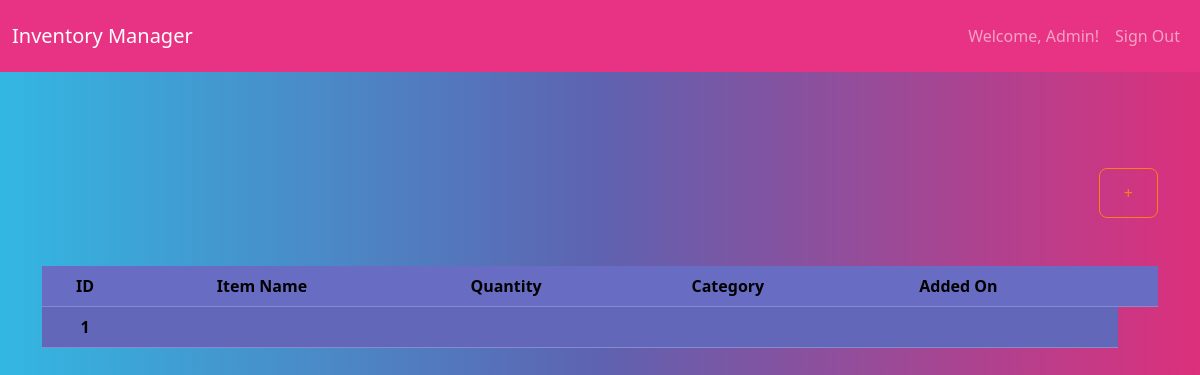
The app's page /dashboard/ (signed in), older data.
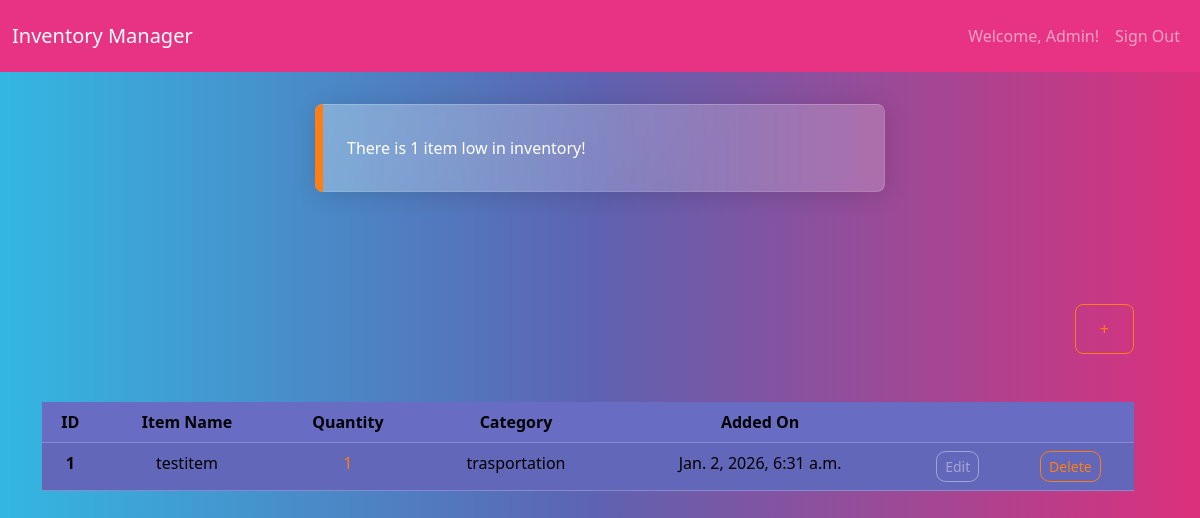
The same page, newer data.
### inventory/models.py (models this page shows, shortened)
class InventoryItem(models.Model):
    name = models.CharField(max_length=100)
    quantity = models.PositiveIntegerField()
    category = models.ForeignKey('Category', on_delete=models.SET_NULL, null=True, blank=True)
    added_on = models.DateTimeField(auto_now_add=True)
    user = models.ForeignKey(User, on_delete=models.CASCADE)

class Category(models.Model):
    name = models.CharField(max_length=100)
    def __str__(self):
        return self.name

### inventory/views.py (the view)
# urls.py: path('dashboard/', views.Dashboard.as_view(), name='dashboard'),
class Dashboard(LoginRequiredMixin,View):
    def get(self, request):
        items=InventoryItem.objects.filter(user=self.request.user.id).order_by('id')
        low_inventory=InventoryItem.objects.filter(
            user=self.request.user.id,
            quantity__lte=LOW_QUANTITY)
        if low_inventory.count()>0:
            if low_inventory.count()>1:
                messages.error(request,f'There are {low_inventory.count()} items low in inventory!')
            else:
                messages.error(request,f'There is {low_inventory.count()} item low in inventory!')
        low_inventory_ids=InventoryItem.objects.filter(
            user=self.request.user.id,
            quantity__lte=LOW_QUANTITY).values_list('id',flat=True)
        return render(request, 'inventory/dashboard.html', {'items':items, 'low_inventory_ids':low_inventory_ids})

### inventory/templates/inventory/dashboard.html (shortened to what this page needs)
{% extends "inventory/base.html" %}
{% block content %}
  {% if messages %}
    <div class="row mt-3">
        {% for message in messages %}
            {% if message.tags == 'error' %}
                <div class="alert alert-danger alert-dismissible fade show col-11 col-md-6 mx-auto" role="alert">
                    {{message}}
            {% else %}
                <div class="alert alert-success alert-dismissible fade show col-11 col-md-6 mx-auto" role="alert">
                    {{message}}
            {% endif %}
        {% endfor %}
    </div>
    {% endif %}
<div class="row">
    <div class="col-md-12 text-center mt-5 max-auto">
       <div class="d-flex justify-content-end mb-4">
        <a href="{% url 'add_item' %}" class="btn btn-outline-danger">+</a>
    </div>
    <table class="table table-striped">
        <thead>
            <tr>
                <th scope="col">ID</th>
                <th scope="col">Item Name</th>
                <th scope="col">Quantity</th>
                <th scope="col">Category</th>
                <th scope="col">Added On</th>
                <td></td>
                <td></td>
            </tr>
        </thead>
        <tbody>
            {% if items|length == 0 %}
            <tr>
                <th scope="row">1</th>
                <td></td>
                <td></td>
                <td></td>
                <td></td>
                <td></td>
            </tr>
            {% endif %}
            {% for item in items %}
            <tr>
                <th scope="row">{{ item.id }}</th>
                <td>{{ item.name }}</td>
                {% if item.id in low_inventory_ids %}
                    <td class="text-danger">{{ item.quantity }}</td>
                {% else %}
                    <td class="text-success">{{ item.quantity }}</td>
                {% endif %}
                <td>{{ item.category }}</td>
                <td>{{ item.added_on }}</td>
                <td>
                    <a href="{% url 'edit_item' item.id %}" class="btn btn-sm btn-outline-secondary">Edit</a></td>
                <td>
                    <a href="{% url 'delete_item' item.id %}" class="btn btn-sm btn-outline-danger">Delete</a></td>
            </tr>
            {% endfor %}
        </tbody>
</div>
{% endblock %}

Row changes from the older to the newer data that the page shows:
added InventoryItem: id "1", name "testitem", quantity "1", category "trasportation", added_on "Jan. 2, 2026, 6:31 a.m."
Text that changed along with them:
new list line: "There is 1 item low in inventory!"
text no longer shown: "1"
